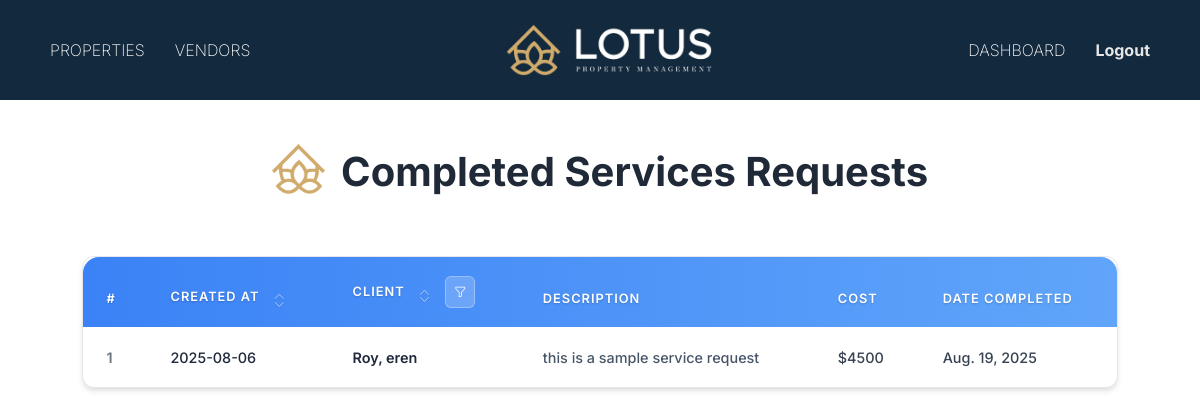
/clientmanager/service-requests/completed/ (signed in), run on the app's committed database.
### servicedetails/models.py (models this page shows, shortened)
class ServiceRequest(models.Model):
    STATUS_CHOICES = [
        ('pending', 'Pending'),
        ('open', 'Open'),
        ('completed', 'Completed'),
        ('denied', 'Denied'),
    ]
    REQUEST_TYPE_CHOICES = [
        ('interior_residence', 'INTERIOR RESIDENCE'),
        ('exterior_structure', 'EXTERIOR STRUCTURE'),
        ('exterior_grounds', 'EXTERIOR GROUNDS'),
        ('housekeeping', 'HOUSEKEEPING'),
        ('water_features', 'WATER FEATURES'),
        ('storm_preparedness', 'STORM PREPAREDNESS'),
        ('other', 'OTHER'),
    ]
    user = models.ForeignKey(Client, on_delete=models.CASCADE)  # Use Client from mainapp
    request_type = models.CharField(max_length=50, choices=REQUEST_TYPE_CHOICES)  # Updated field
    description = models.TextField()
    status = models.CharField(max_length=10, choices=STATUS_CHOICES, default='open')
    floor_plan_name = models.CharField(max_length=100, blank=True, null=True)
    status_remarks = models.TextField(blank=True, null=True)
    vendor = models.ForeignKey(Vendor, on_delete=models.SET_NULL, null=True, blank=True)  # Use Vendor from mainapp
    created_at = models.DateTimeField(auto_now_add=True)
    completation_denied_date = models.DateField(blank=True, null=True)
    client_approval = models.CharField(max_length=10, choices=APPROVAL_CHOICES, default='Pending', blank=True)
    cost = models.IntegerField(default=0)
    cost_remarks = models.TextField(blank=True, null=True)

### mainapp/models.py (models this page shows, shortened)
class Client(models.Model):
    first_name = models.CharField(max_length=150)
    last_name = models.CharField(max_length=150)
    username = models.CharField(max_length=150, unique=True, blank=True)
    email = models.EmailField()
    password = models.CharField(max_length=255, blank=True)
    address = models.CharField(max_length=255, blank=True, null=True)
    city = models.CharField(max_length=100, blank=True, null=True)
    state = models.CharField(max_length=100, blank=True, null=True)
    zipcode = models.CharField(max_length=10, blank=True, null=True)
    phone_number = models.CharField(max_length=15,blank=True, null=True)
    office_phone = models.CharField(max_length=15, blank=True, null=True)
    business_address = models.CharField(max_length=255, blank=True, null=True)
    PREFERRED_CONTACT_CHOICES = [
        ('email', 'Email'),
        ('phone', 'Phone'),
        ('text', 'text'),
    ]
    preferred_contact_method = models.CharField(
        max_length=10, choices=PREFERRED_CONTACT_CHOICES, default='email'
    )
    PRIORITY_CHOICES = [
    ('primary', 'Primary'),
    ('secondary', 'Secondary'),
    ('tertiary', 'Tertiary'),
    ]
    contact1_name = models.CharField(max_length=150, blank=True, null=True)
    contact1_last_name = models.CharField(max_length=150, blank=True, null=True)
    contact1_email = models.EmailField(blank=True, null=True)
    contact1_phone = models.CharField(max_length=15, blank=True, null=True)
    contact1_office_phone = models.CharField(max_length=15, blank=True, null=True)
    contact1_buisness_adress = models.CharField(max_length=15, blank=True, null=True)
    contact1_preferred = models.CharField(
        max_length=10, choices=PREFERRED_CONTACT_CHOICES, blank=True, null=True
    )
    contact1_priority = models.CharField(
    max_length=10, choices=PRIORITY_CHOICES, blank=True, null=True
    )
    contact2_name = models.CharField(max_length=150, blank=True, null=True)
    contact2_last_name = models.CharField(max_length=150, blank=True, null=True)
    contact2_email = models.EmailField(blank=True, null=True)
    contact2_phone = models.CharField(max_length=15, blank=True, null=True)
    contact2_office_phone = models.CharField(max_length=15, blank=True, null=True)
    contact2_buisness_adress = models.CharField(max_length=15, blank=True, null=True)
    contact2_preferred = models.CharField(
        max_length=10, choices=PREFERRED_CONTACT_CHOICES, blank=True, null=True
    )
    contact2_priority = models.CharField(
    max_length=10, choices=PRIORITY_CHOICES, blank=True, null=True
    )
    contact3_name = models.CharField(max_length=150, blank=True, null=True)
    contact3_last_name = models.CharField(max_length=150, blank=True, null=True)
    contact3_email = models.EmailField(blank=True, null=True)
    contact3_phone = models.CharField(max_length=15, blank=True, null=True)
    contact3_office_phone = models.CharField(max_length=15, blank=True, null=True)
    contact3_buisness_adress = models.CharField(max_length=15, blank=True, null=True)
    contact3_preferred = models.CharField(
        max_length=10, choices=PREFERRED_CONTACT_CHOICES, blank=True, null=True
    )
    contact3_priority = models.CharField(
    max_length=10, choices=PRIORITY_CHOICES, blank=True, null=True
    )
    contact4_name = models.CharField(max_length=150, blank=True, null=True)
    contact4_last_name = models.CharField(max_length=150, blank=True, null=True)
    contact4_email = models.EmailField(blank=True, null=True)
    contact4_phone = models.CharField(max_length=15, blank=True, null=True)
    contact4_office_phone = models.CharField(max_length=15, blank=True, null=True)
    contact4_buisness_adress = models.CharField(max_length=15, blank=True, null=True)
    contact4_preferred = models.CharField(
        max_length=10, choices=PREFERRED_CONTACT_CHOICES, blank=True, null=True
    )
    contact4_priority = models.CharField(
    max_length=10, choices=PRIORITY_CHOICES, blank=True, null=True
    )
    contact5_name = models.CharField(max_length=150, blank=True, null=True)
    contact5_last_name = models.CharField(max_length=150, blank=True, null=True)
    contact5_email = models.EmailField(blank=True, null=True)
    contact5_phone = models.CharField(max_length=15, blank=True, null=True)
    contact5_office_phone = models.CharField(max_length=15, blank=True, null=True)
    contact5_buisness_adress = models.CharField(max_length=15, blank=True, null=True)
    contact5_preferred = models.CharField(
        max_length=10, choices=PREFERRED_CONTACT_CHOICES, blank=True, null=True
    )
    contact5_priority = models.CharField(
    max_length=10, choices=PRIORITY_CHOICES, blank=True, null=True
    )
    created_at = models.DateTimeField(auto_now_add=True)

### clientmanager/views.py (the view)
# urls.py: path('service-requests/completed/', views.completed_requests, name='clientmanager_completed_requests'),
def completed_requests(request):
    manager_id = request.session.get('manager_id')
    if not manager_id:
        return redirect('clientmanager:client_login')
    requests = ServiceRequest.objects.filter(status='completed')
    return render(request, 'clientmanager/servicerequests/completed.html', {'requests': requests})

### template/clientmanager/servicerequests/completed.html (shortened to what this page needs)
{% extends 'cmbase.html' %}
{% block content %}
{% load static %}
<div style="margin-top: 4%; font-size: 1.5rem;" class="d-flex justify-content-center align-items-center mb-4 text-center flex-column flex-md-row gap-3">
    <img src="{% static 'img/smalllogo.png' %}" alt="Concierge Icon" style="width: auto; height: 50px; margin-top: -10px;">
    <div>
        <h1 class="page-title mb-1" style="font-size: 2.5rem; color: #1f2937; font-weight: 700;">Completed Services Requests</h1>
    </div>
</div>
<link rel="stylesheet" href="https://cdn.jsdelivr.net/npm/bootstrap-icons@1.10.5/font/bootstrap-icons.css">
<div class="dashboard-container">
    <div class="table-container">
        <div class="table-responsive">
            <table class="table modern-table">
                <thead class="custom-thead">
                    <tr>
                        <th>#</th>
                         <th style="position: relative;">
                            Created At
                            <span class="sort-arrows" data-column="date" onclick="sortTable('date')">
                                <i class="bi bi-chevron-up sort-up"></i>
                                <i class="bi bi-chevron-down sort-down"></i>
                            </span>
                        </th>
                        <th style="position: relative;">
                            Client
                            <span class="sort-arrows" data-column="client" onclick="sortTable('client')">
                                <i class="bi bi-chevron-up sort-up"></i>
                                <i class="bi bi-chevron-down sort-down"></i>
                            </span>
                            <div class="client-filter-container">
                                <button class="client-filter-btn" onclick="toggleClientFilter()">
                                    <i class="bi bi-funnel"></i>
                                </button>
                            </div>
                        </th>
                        <th>Description</th>
                        <th>cost</th>
                        <th>Date completed</th>
                    </tr>
                </thead>
                <tbody id="tableBody">
                    {% for req in requests %}
                    <tr data-client="{{ req.user.last_name }}, {{ req.user.first_name }}" data-date="{{ req.created_at|date:'Y-m-d' }}">
                        <td>{{ forloop.counter }}</td>
                          <td onclick="window.location.href='{% url 'clientmanager:clientmanager_view_request' req.id %}'">
                            <div style="color: #1e293b; font-weight: 500;">{{ req.created_at|date:"Y-m-d" }}</div>
                        </td>
                        <td>
                            <div class="d-flex align-items-center">
                                <div class="">
                                    <div style="font-weight: 600; color: #1e293b;">{{ req.user.last_name }}, {{ req.user.first_name }}</div>
                                </div>
                            </div>
                        </td>
                        <td style="color: #475569;">{{ req.description|truncatechars:40 }}</td>
                      <td>${{ req.cost }}</td>
<td>{{ req.completation_denied_date }}</td>
                    </tr>
                    {% endfor %}
                </tbody>
            </table>
        </div>
    </div>
</div>
{% endblock %}

### template/clientmanager/servicerequests/completed.html (style rules this page uses)
* { font-family: 'Inter', -apple-system, BlinkMacSystemFont, 'Segoe UI', Roboto, sans-serif; }
body { background: white; min-height: 100vh; }
.dashboard-container { padding: 2rem 1.5rem; margin-top: 10px; margin-bottom: 100px; }
.page-title { font-size: 2.5rem; font-weight: 700; color: #1f2937; margin-bottom: 0; }
.table-container { background: white; width: 90%; border-radius: 12px; margin: 0 auto; overflow: hidden; box-shadow: 0 4px 6px -1px rgba(0, 0, 0, 0.1), 0 2px 4px -1px rgba(0, 0, 0, 0.06); border: 1px solid #e5e7eb; }
.modern-table { margin-bottom: 0; border-collapse: separate; border-spacing: 0; }
.custom-thead { background: linear-gradient(90deg, #3b82f6, #60a5fa); position: relative; }
.custom-thead th { position: relative; z-index: 1; border: none; font-weight: 600; color: white !important; text-transform: uppercase; font-size: 0.8rem; letter-spacing: 1px; padding: 1.2rem 1.5rem; text-shadow: 0 1px 2px rgba(0, 0, 0, 0.2); background: transparent; }
.custom-thead th:first-child { border-top-left-radius: 12px; }
.custom-thead th:last-child { border-top-right-radius: 12px; }
.modern-table tbody tr { transition: all 0.3s ease; border-bottom: 1px solid #e2e8f0; background: white; }
.modern-table td { border: none; padding: 1.2rem 1.5rem; vertical-align: middle; font-size: 0.9rem; color: #374151; font-weight: 500; }
.modern-table td:first-child { color: #6b7280; font-weight: 600; }
.sort-arrows { display: inline-flex; flex-direction: column; margin-left: 10px; cursor: pointer; font-size: 11px; line-height: 1; opacity: 0.7; transition: opacity 0.3s ease; }
.sort-arrows i { margin: -2px 0; color: rgba(255, 255, 255, 0.8); transition: color 0.2s; }
.client-filter-container { display: inline-block; margin-left: 10px; position: relative; }
.client-filter-btn { background: rgba(255, 255, 255, 0.2); border: 1px solid rgba(255, 255, 255, 0.3); border-radius: 6px; padding: 6px 8px; cursor: pointer; font-size: 12px; color: white; transition: all 0.3s ease; backdrop-filter: blur(10px); }
.table-responsive { border-radius: 16px; }

### data on the page
ServiceRequest: created_at "2025-08-06", user.last_name "Roy", user.first_name "eren", description "this is a sample service request", cost "4500", completation_denied_date "Aug. 19, 2025"
